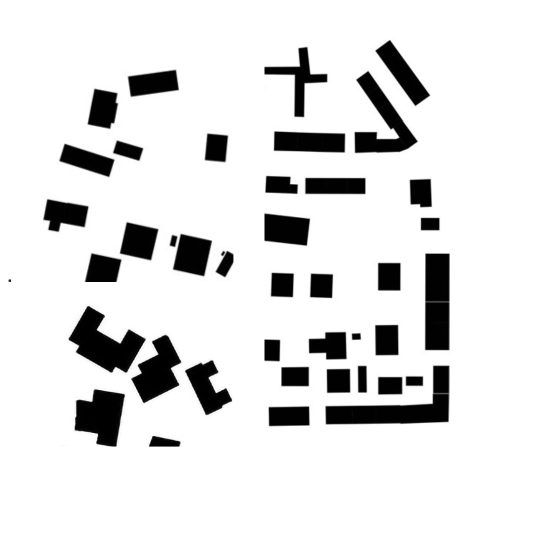
#> input picture ASU_Map.jpg, 1080 x 1080 px (shown at 1/2 size)
$ python main.py
#> lines starting #> are read from the running program, lines starting #| are printed output that depends on the picture; after the words box and inside, x2 and y2 are one past the last pixel; in counts of white or black regions, pixels touching at a corner belong together
### PRM.py
### PRM.py ###

# Standard Algorithm Implementation
# Sampling-based Algorithms PRM

import matplotlib.pyplot as plt
import numpy as np
import networkx as nx
from scipy import spatial
import math
from numpy import random
from PIL import Image

# Class for PRM
class PRM:
    # Constructor
    def __init__(self, map_array):
        self.map_array = map_array            # map array, 1->free, 0->obstacle
        self.size_row = map_array.shape[0]    # map size
        self.size_col = map_array.shape[1]    # map size

        self.samples = []                     # list of sampled points
        self.graph = nx.Graph()               # constructed graph
        self.path = []                        # list of nodes of the found path

    def display_map(self, title):
        # Create empty map
        fig, ax = plt.subplots()
        img = 255 * np.dstack((self.map_array, self.map_array, self.map_array))
        ax.imshow(img)

        # Draw graph
        pos = {node: (y, x) for node, (x, y) in enumerate(self.samples)}
        pos['start'] = (self.samples[-2][1], self.samples[-2][0])
        pos['goal'] = (self.samples[-1][1], self.samples[-1][0])

        # Draw graph nodes and edges
        nx.draw(self.graph, pos, node_size=2, node_color='b', edge_color='y', ax=ax)

        # If a path is found
        if self.path:
            final_path_edge = list(zip(self.path[:-1], self.path[1:]))
            nx.draw_networkx_nodes(self.graph, pos=pos, nodelist=self.path, node_size=8, node_color='r')
            nx.draw_networkx_edges(self.graph, pos=pos, edgelist=final_path_edge, width=2, edge_color='r')

        # Draw start and goal nodes
        nx.draw_networkx_nodes(self.graph, pos=pos, nodelist=['start', 'goal'], node_size=20, node_color='g')

        # Draw labels for start and goal nodes
        labels = {'start': 'Start', 'goal': 'Goal'}
        node_labels_pos = {node: (pos[node][0], pos[node][1] + 8) for node in labels}
        nx.draw_networkx_labels(self.graph, pos=node_labels_pos, labels=labels, font_size=12, font_color='r')


        # Set the title of the plot
        plt.title(title)

        # Display the map
        plt.axis('on')
        ax.tick_params(left=True, bottom=True, labelleft=True, labelbottom=True)
        plt.show()

    def check_collision(self, p1, p2):
        # Check for obstacles between two nodes
        # Get all the points in between
        points_between = zip(np.linspace(p1[0], p2[0], dtype=int),
                             np.linspace(p1[1], p2[1], dtype=int))
        # Check if any of these points are obstacles
        for p in points_between:
            if self.map_array[p[0]][p[1]] == 0:
                return True
        return False

    def euclidean_distance(self, point1, point2):
        # Calculate the Euclidean distance between two points
        distance = math.sqrt((point1[0] - point2[0]) ** 2 + (point1[1] - point2[1]) ** 2)
        return distance

    def uniform_sample(self, n_pts):
        # Sample points uniformly on the map
        # Initialize graph
        self.graph.clear()

        points = int(math.sqrt(n_pts))
        xdir = self.size_row
        ydir = self.size_col

        xsample = np.linspace(0, xdir - 1, num=points)  # Equally divide the graph based on number of points
        ysample = np.linspace(0, ydir - 1, num=points)
        xsample = np.round(xsample, decimals=0)  # Get integer values
        ysample = np.round(ysample, decimals=0)

        for i in xsample:
            for j in ysample:
                if self.map_array[int(i), int(j)] != 0:
                    self.samples.append((int(i), int(j)))

    def random_sample(self, n_pts):
        # Sample points randomly on the map
        # Initialize graph
        self.graph.clear()

        points = []
        for i in range(n_pts):
            p1rows = random.randint(self.size_row)  # Randomize points on the map
            p1cols = random.randint(self.size_col)
            p = (p1rows, p1cols)
            points.append(p)

        for i in range(len(points)):
            if self.map_array[points[i][0]][points[i][1]] == 1:  # Check if points are in free space
                p = [points[i][0], points[i][1]]
                self.samples.append(p)

    def gaussian_sample(self, n_pts):
        # Sample points around obstacles using Gaussian distribution
        # Initialize graph
        self.graph.clear()

        self.samples.append((0, 0))  # Start with an initial point
        obs_points = []
        for i in range(n_pts):
            p1rows = random.randint(self.size_row)  # Find random points that are within obstacles
            p1cols = random.randint(self.size_col)
            p = (p1rows, p1cols)
            if self.map_array[p] == 0:
                obs_points.append(p)

        for i in range(len(obs_points)):
            condition = True
            while condition:  # Find points within Gaussian distance and inside obstacles
                p2x = int(np.random.normal(obs_points[i][0], 30))
                p2y = int(np.random.normal(obs_points[i][1], 30))

                if p2x < self.size_row and p2y < self.size_col and self.map_array[(p2x, p2y)] == 1:
                    self.samples.append((p2x, p2y))
                    condition = False

    def bridge_sample(self, n_pts):
        # Sample points between obstacles using Gaussian distribution
        # Initialize graph
        self.graph.clear()
        self.samples.append((0, 0))  # Start with an initial point
        obs_points = []
        for i in range(n_pts):
            p1rows = random.randint(self.size_row)
            p1cols = random.randint(self.size_col)
            p = (p1rows, p1cols)
            if self.map_array[p] == 0:  # Find random points that are within obstacles
                obs_points.append(p)

        for i in range(len(obs_points)):
            p2x = int(np.random.normal(obs_points[i][0], 30))
            p2y = int(np.random.normal(obs_points[i][1], 30))

            if p2x < self.size_row and p2y < self.size_col and self.map_array[(p2x, p2y)] == 0:
                # Find another random point within Gaussian distance and inside another obstacle
                midx = int((obs_points[i][0] + p2x) / 2)
                midy = int((obs_points[i][1] + p2y) / 2)
                if self.map_array[(midx, midy)] == 1:  # If midpoint between the 2 points lies in free space, append it to samples
                    self.samples.append((midx, midy))

    def sample(self, n_pts=1000, sampling_method="uniform"):
        # Generate sample points on the map and construct the graph
        # Initialize before sampling
        self.samples = []
        self.graph.clear()
        self.path = []

        # Sample methods
        if sampling_method == "uniform":
            self.uniform_sample(n_pts)
            connectivity_radius = 15  # Setting connectivity radius between samples
            start_goal_connectivity = 10  # Setting connectivity radius of start/goal with nearby samples

        elif sampling_method == "random":
            self.random_sample(n_pts)
            connectivity_radius = 20
            start_goal_connectivity = 15

        elif sampling_method == "gaussian":
            self.gaussian_sample(n_pts)
            connectivity_radius = 35
            start_goal_connectivity = 75

        elif sampling_method == "bridge":
            self.bridge_sample(n_pts)
            connectivity_radius = 35
            start_goal_connectivity = 75

        pairs = []  # List of pairs of nodes and their distances
        positions = np.array(self.samples)
        kdtree = spatial.KDTree(positions)
        pairsid = kdtree.query_pairs(connectivity_radius)  # Find k nearest neighbors
        pairsid = list(pairsid)

        for i in range(len(pairsid)):
            point11 = self.samples[pairsid[i][0]]  # Take two points from index values
            point21 = self.samples[pairsid[i][1]]
            collision = self.check_collision(point11, point21)
            if collision == True:
                continue
            else:
                distance = self.euclidean_distance(point11, point21)  # Calculate the distance between the points
                if distance != 0:
                    p1index = self.samples.index(point11)
                    p2index = self.samples.index(point21)
                    pairs.append((p1index, p2index, distance))

        self.graph.add_nodes_from([])
        self.graph.add_weighted_edges_from(pairs)

        # Print constructed graph information
        n_nodes = self.graph.number_of_nodes()
        n_edges = self.graph.number_of_edges()
        print("Constructed graph using %s sampling has %d nodes and %d edges" % (sampling_method.capitalize(), n_nodes, n_edges))
        return start_goal_connectivity

    def search(self, start, goal, start_goal_connectivity, sampling_method):
        # Find a path from start to goal using Dijkstra's algorithm
        # Clear previous path
        self.path = []

        # Temporarily add start and goal to the graph
        self.samples.append(start)
        self.samples.append(goal)
        # Start and goal nodes will be labeled as 'start' and 'goal' instead of some integer value
        self.graph.add_nodes_from(['start', 'goal'])

        # Connect start and goal to their nearest neighbors within distance 'start_goal_connectivity'
        start_pairs = []
        goal_pairs = []
        for i, point in enumerate(self.samples):
            if point != start:
                collision = self.check_collision(start, point)
                if not collision and self.euclidean_distance(start, point) <= start_goal_connectivity:
                    start_pairs.append(('start', i, self.euclidean_distance(start, point)))
            if point != goal:
                collision = self.check_collision(goal, point)
                if not collision and self.euclidean_distance(goal, point) <= start_goal_connectivity:
                    goal_pairs.append(('goal', i, self.euclidean_distance(goal, point)))

        # Add the edges to the graph
        self.graph.add_weighted_edges_from(start_pairs)
        self.graph.add_weighted_edges_from(goal_pairs)

        # Search using Dijkstra's algorithm
        try:
            self.path = nx.algorithms.shortest_paths.weighted.dijkstra_path(self.graph, 'start', 'goal')
            path_length = nx.algorithms.shortest_paths.weighted.dijkstra_path_length(self.graph, 'start', 'goal')
            print("Path found: Length = %.2f" % path_length)
        except nx.exception.NetworkXNoPath:
            print("No path found")

        # Draw the resulting path on the map
        self.display_map(sampling_method)

        # Remove start and goal nodes and their edges
        self.samples.pop(-1)
        self.samples.pop(-1)
        self.graph.remove_nodes_from(['start', 'goal'])
        self.graph.remove_edges_from(start_pairs)
        self.graph.remove_edges_from(goal_pairs)

### main.py
from PIL import Image
import numpy as np
import matplotlib.pyplot as plt
from PRM import PRM

def load_map(file_path, resolution_scale):
    # Load the image with grayscale
#> called with file_path = 'ASU_Map.jpg', resolution_scale = 0.3
    img = Image.open(file_path).convert('L')

    # Rescale the image
    size_x, size_y = img.size
#> size_x = 1080; size_y = 1080
    new_x, new_y = int(size_x * resolution_scale), int(size_y * resolution_scale)
#> new_x = 324; new_y = 324
    img = img.resize((new_x, new_y), Image.BILINEAR)
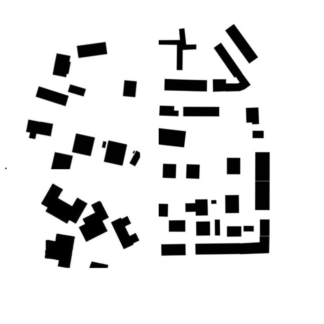
#> img: PIL image 324x324 L; min 0, max 255, mean 223.6
    map_array = np.asarray(img, dtype='uint8')

    # Convert the grayscale image to binary image
    threshold = 150
    map_array = 1 * (map_array > threshold)
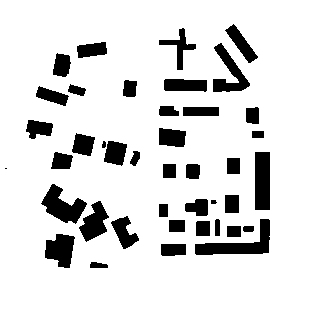
#> map_array: shape (324, 324) int64; values 0 (black) and 1 (white), 87.3% white; 41 black regions (1 under 20 px), largest, box (x1, y1, x2, y2) and area: (195, 219, 270, 255) 1056, (41, 184, 87, 224) 898, (255, 152, 270, 210) 870

    # Return the 2D numpy array representation of the map
    return map_array

if __name__ == "__main__":
    # Load the map
    start = (250, 30)
    goal = (20, 200)
    map_array = load_map("ASU_Map.jpg", 0.3)

    # Create PRM object with the loaded map
    prm_obj = PRM(map_array)

    # Sample and search with PRM using different sampling methods

    # Uniform Sampling
    connectivity_threshold = prm_obj.sample(n_pts=1000, sampling_method="uniform")
#> connectivity_threshold = 10
    prm_obj.search(start, goal, connectivity_threshold, "Uniformly Sampled Probabilistic Roadmap (PRM)")
#| Path found: Length = 360.35
#> in display_map, `plt.show()`:
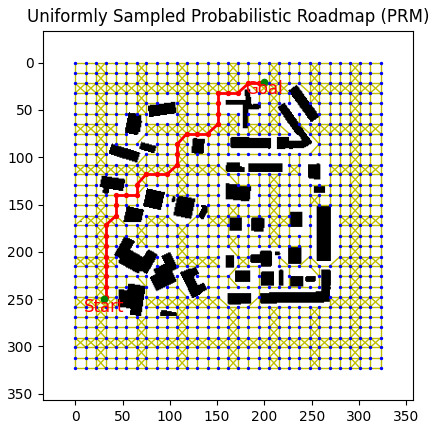
#> figure drawn by matplotlib, 1 panel

    # Random Sampling
    connectivity_threshold = prm_obj.sample(n_pts=1000, sampling_method="random")
    prm_obj.search(start, goal, connectivity_threshold, "Randomly Sampled Probabilistic Roadmap (PRM)")
#> the loop in search (call 2), `for i, point in enumerate(self.samples):` made 887 passes
#> point on passes 1 to 3: [172, 47], [117, 192], [323, 251]
#| Path found: Length = 318.23
#> in display_map (call 2), `plt.show()`:
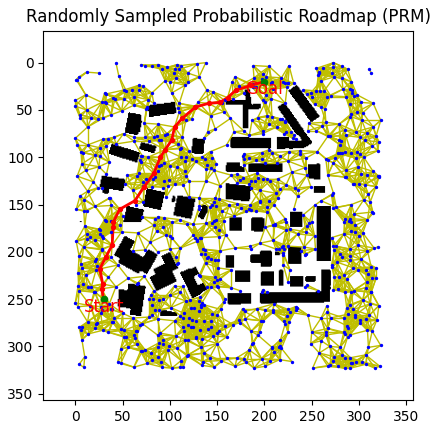
#> figure drawn by matplotlib, 1 panel

    # Gaussian Sampling
    connectivity_threshold = prm_obj.sample(n_pts=1500, sampling_method="gaussian")
    prm_obj.search(start, goal, connectivity_threshold, "Gaussian-Sampled Probabilistic Roadmap(PRM)")
#| Path found: Length = 402.21
#> in display_map (call 3), `plt.show()`:
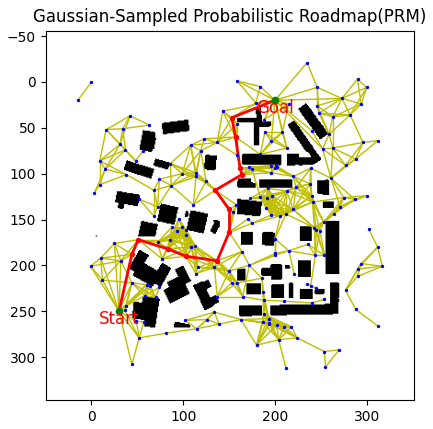
#> figure drawn by matplotlib, 1 panel

    # Bridge Sampling
    connectivity_threshold = prm_obj.sample(n_pts=40000, sampling_method="bridge")
    prm_obj.search(start, goal, connectivity_threshold, "Bridge-Sampled Probabilistic Roadmap(PRM)")
#| Path found: Length = 333.08
#> in display_map (call 4), `plt.show()`:
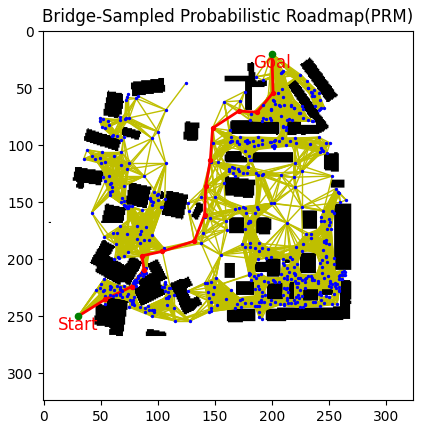
#> figure drawn by matplotlib, 1 panel
